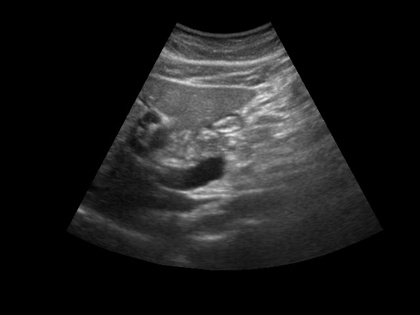
%> input picture h96.jpg, 420 x 315 px, shrunk from 640 x 480 before the run
$ octave --eval "basic_filters;"   (GNU Octave 9; MATLAB toolbox functions it lacks are replaced by stand-ins)
%> lines starting %> are read from the running program, lines starting %| are printed output that depends on the picture
function basic_filters()
    % Speckle Noise Reduction using Lee, Kuan, and Frost Filters

    clc; clear; close all;

    % Load an image with speckle noise
    image = imread('C:\Users\TNXQ\Desktop\Speckle_noise_reduction_using_various_filters-main\Speckle_noise_reduction_using_various_filters\Speckle_noise_reduction_using_various_filterss\h96.jpg'); % Replace with your image file
%> image is the input picture: size 315x420 uint8; min 0, max 241, mean 27.8
    if size(image, 3) == 3
        image = rgb2gray(image); % Convert to grayscale if it's a color image
    end

    % Add speckle noise with 0.08 variance (equivalent to 0.08 dB noise)
    noise_variance = 0.08;
    noisy_image = imnoise(image, 'speckle', noise_variance);
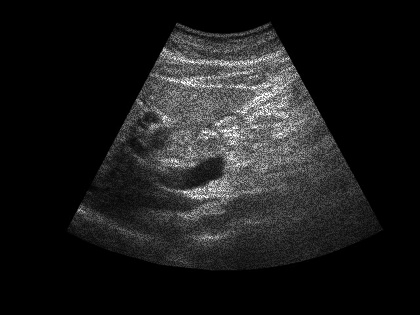
%> noisy_image: size 315x420 uint8; min 0, max 255, mean 27.8

    % Parameters for the filters
    window_size = 5;      % Size of the local filtering window
    damping_factor = 1;   % Damping factor for the Frost filter

    % Step 1: Apply the Lee Filter
    lee_filtered = leeFilter(noisy_image, window_size);

    % Step 2: Apply the Kuan Filter
    kuan_filtered = kuanFilter(noisy_image, window_size);

    % Step 3: Apply the Frost Filter
    frost_filtered = frostFilter(noisy_image, window_size, damping_factor);

    % Calculate SNR values
    snr_noisy = calculate_snr(image, noisy_image);
    snr_lee = calculate_snr(image, lee_filtered);
    snr_kuan = calculate_snr(image, kuan_filtered);
    snr_frost = calculate_snr(image, frost_filtered);

    % Display results
    figure;
    subplot(2,2,1); imshow(noisy_image, []); title(sprintf('Noisy Image\nSNR: %.2f dB', snr_noisy));
    subplot(2,2,2); imshow(lee_filtered, []); title(sprintf('Lee Filter\nSNR: %.2f dB', snr_lee));
    subplot(2,2,3); imshow(kuan_filtered, []); title(sprintf('Kuan Filter\nSNR: %.2f dB', snr_kuan));
    subplot(2,2,4); imshow(frost_filtered, []); title(sprintf('Frost Filter\nSNR: %.2f dB', snr_frost));
end

% ----- Lee Filter Function -----
function filtered_image = leeFilter(img, window_size)
%> called with window_size = 5
    img = double(img);
    meanLocal = filter2(ones(window_size) / window_size^2, img, 'same');
    varLocal = filter2(ones(window_size) / window_size^2, img.^2, 'same') - meanLocal.^2;
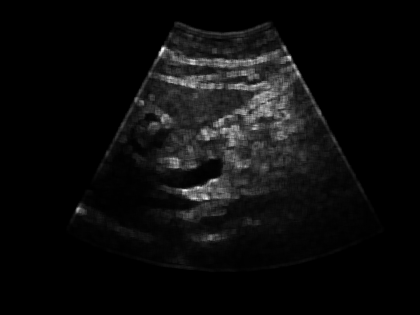
%> varLocal: size 315x420 double; min 0, max 5341.6, mean 269.5; drawn with min black and max white

    % Estimate noise variance (median of local variances)
    noiseVariance = mean(varLocal(:));
%> noiseVariance = 269.5

    % Lee filter formula
    K = varLocal ./ (varLocal + noiseVariance);
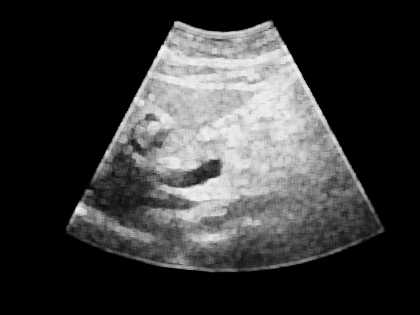
%> K: size 315x420 double; min 0, max 0.952, mean 0.224
    filtered_image = meanLocal + K .* (img - meanLocal);
end

% ----- Kuan Filter Function -----
function filtered_image = kuanFilter(img, window_size)
%> called with window_size = 5
    img = double(img);
    meanLocal = filter2(ones(window_size) / window_size^2, img, 'same');
    varLocal = filter2(ones(window_size) / window_size^2, img.^2, 'same') - meanLocal.^2;
    ratio = varLocal ./ (meanLocal .^ 2 + eps);
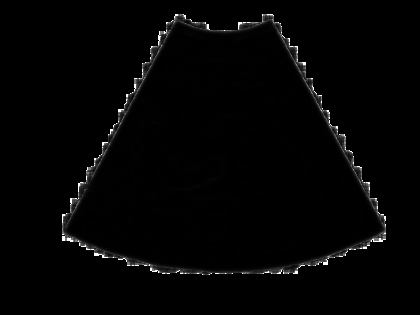
%> ratio: size 315x420 double; min 0, max 24, mean 0.4; drawn with min black and max white
    K = (1 ./ (1 + ratio));
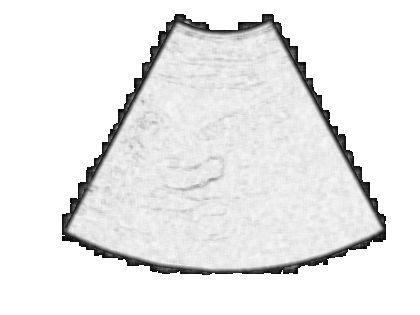
%> K: size 315x420 double; min 0.04, max 1, mean 0.923
    filtered_image = meanLocal .* (1 - K) + img .* K;
end

% ----- Frost Filter Function -----
function filtered_image = frostFilter(img, window_size, damping_factor)
%> called with window_size = 5, damping_factor = 1
    img = double(img);
    [rows, cols] = size(img);
%> rows = 315; cols = 420
    paddedImg = padarray(img, [floor(window_size/2), floor(window_size/2)], 'symmetric');
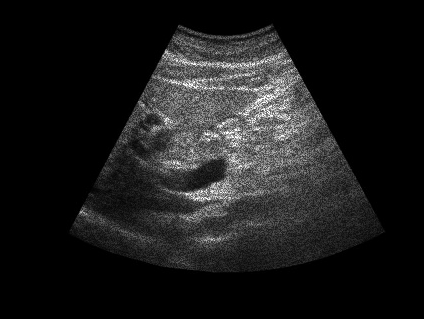
%> paddedImg: size 319x424 double; min 0, max 255, mean 27.2
    filtered_image = zeros(rows, cols);

    for i = 1:rows
        for j = 1:cols
            localWindow = paddedImg(i:i+window_size-1, j:j+window_size-1);
            localMean = mean(localWindow(:));
            coef = exp(-damping_factor * abs(localWindow - localMean) ./ (localMean + eps));
            weights = coef ./ sum(coef(:) + eps);
            filtered_image(i, j) = sum(weights(:) .* localWindow(:));
        end
    end
end

% ----- SNR Calculation Function -----
function snr_value = calculate_snr(original, processed)
    original = double(original);
    processed = double(processed);
    signal_power = sum(original(:).^2);
%> signal_power = 349634219
    noise_power = sum((original(:) - processed(:)).^2);
%> noise_power = 27995457
    snr_value = 10 * log10(signal_power / noise_power);
%> snr_value = 10.97
end
%> in basic_filters, `snr_lee = calculate_snr(image, lee_filtered);`: snr_lee = 12.87
%> in basic_filters, `snr_kuan = calculate_snr(image, kuan_filtered);`: snr_kuan = 11.75
%> in basic_filters, `snr_frost = calculate_snr(image, frost_filtered);`: snr_frost = 18.47
